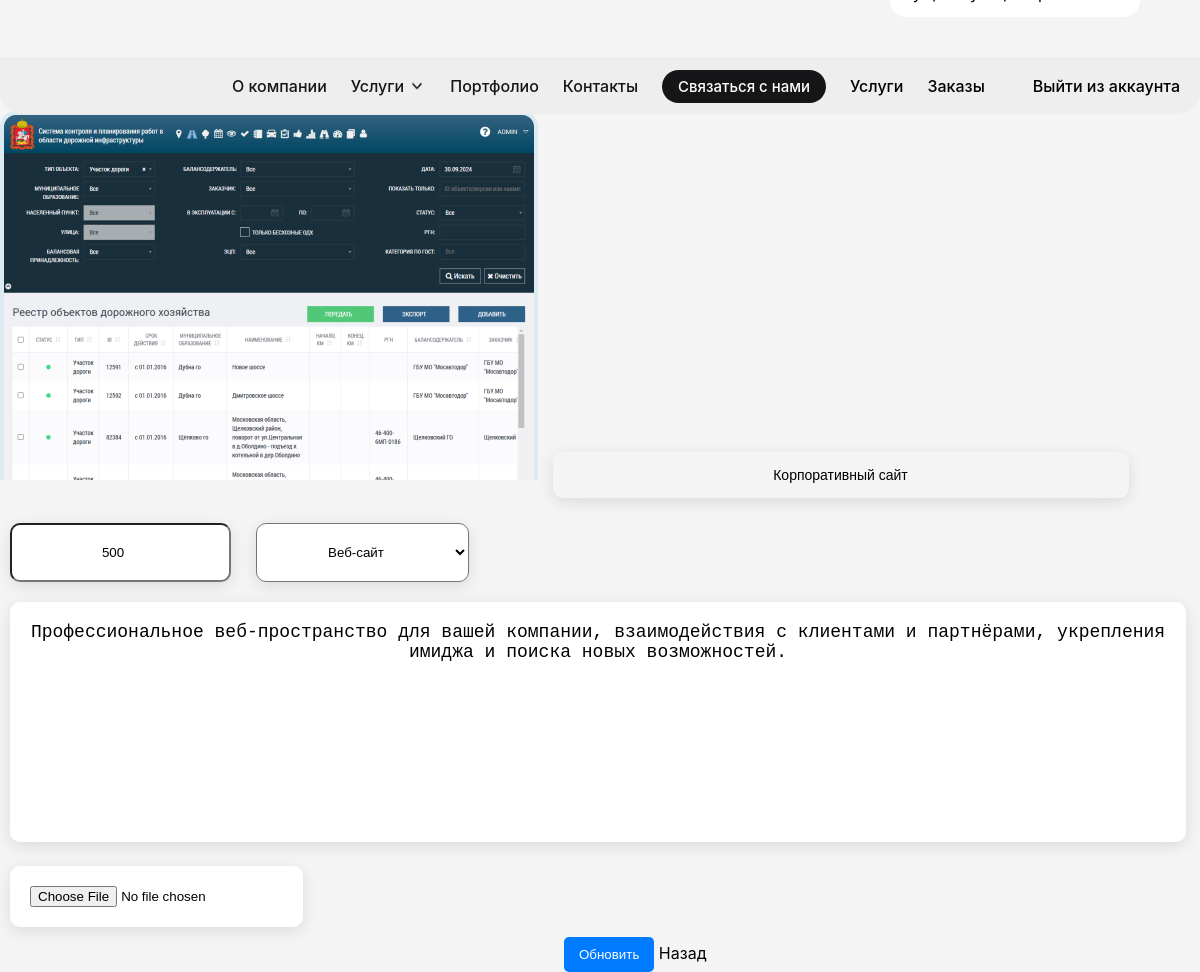
The app's page /admin_update_product.php?update=63 (signed in) with its own data.
### tables this page shows
CREATE TABLE `products` (
  `id` int(100) NOT NULL,
  `name` varchar(100) NOT NULL,
  `category_id` int(100) NOT NULL,
  `details` varchar(500) NOT NULL,
  `price` int(100) NOT NULL,
  `image` varchar(100) NOT NULL
);

CREATE TABLE `categories` (
  `id` int(100) NOT NULL,
  `name` varchar(100) NOT NULL
);

### admin_update_product.php (the view, shortened to what this page needs)
<?php
@include 'config.php';
?>
<!DOCTYPE html>
<html lang="en">
<head>
   <link rel="stylesheet" href="css/style.css">
</head>
<body>
<?php include 'admin_header.php'; ?>
<section class="update-product">
   <h1 class="title">Update Product</h1>
   <?php
      $update_id = $_GET['update'];
      $select_products = $conn->prepare("SELECT * FROM `products` WHERE id = ?");
      $select_products->execute([$update_id]);
      if($select_products->rowCount() > 0){
         while($fetch_products = $select_products->fetch(PDO::FETCH_ASSOC)){
   ?>
   <form action="" method="post" enctype="multipart/form-data">
      <img src="uploaded_img/<?= $fetch_products['image']; ?>" alt="">
      <input type="text" name="name" placeholder="Enter product name" required class="box" value="<?= $fetch_products['name']; ?>">
      <input type="number" name="price" min="0" placeholder="Enter product price" required class="box" value="<?= $fetch_products['price']; ?>">
      <select name="category" class="box" required>
         <?php
         $select_categories = $conn->prepare("SELECT * FROM `categories`");
         $select_categories->execute();
         while($fetch_category = $select_categories->fetch(PDO::FETCH_ASSOC)){
            echo '<option value="'.$fetch_category['id'].'" '.($fetch_category['id'] == $fetch_products['category_id'] ? 'selected' : '').'>'.$fetch_category['name'].'</option>';
         }
         ?>
      </select>
      <textarea name="details" required placeholder="Enter product details" class="box" cols="30" rows="10"><?= $fetch_products['details']; ?></textarea>
      <input type="file" name="image" class="box" accept="image/jpg, image/jpeg, image/png">
      <div class="flex-btn">
         <input type="submit" class="btn" value="Обновить" name="update_product">
         <a href="admin_products.php" class ="option-btn">Назад</a>
      </div>
   </form>
   <?php
         }
      } else {
         echo '<p class="empty">No products found!</p>';
      }
   ?>
</section>
</body>
</html>

### css/style.css (style rules this page uses)
h1, h2, h3, h4, h5, h6 { margin: 0; }
a { text-decoration: none; color: inherit; }
* { box-sizing: border-box; }
html { scroll-padding-top: 100px; scroll-behavior: smooth; overflow-x:hidden; }
body { background-color: #f4f4f4; margin: 0; font-family: "Inter", sans-serif; }
.title { font-size: 44px; font-weight: 700; margin-top: 57px; text-align: center; }
input[type="text"], input[type="email"], input[type="tel"], textarea { width: 48%; padding: 15px; margin-right: 5px; margin-bottom: 15px; border: 0px; border-radius: 10px; background-color: #f4f4f4; font-size: 14px; box-sizing: border-box; }
textarea { width: 98%; resize: none; font-size: 18px; padding-bottom: 72px; }

### admin_update_product.php (style rules this page uses)
.box { background-color: #fff; border-radius: 10px; box-shadow: 0 4px 15px rgba(0, 0, 0, 0.1); padding: 20px; margin: 10px; transition: transform 0.3s; text-align: center; }
.btn { background-color: #007bff; color: #ffffff; border: none; padding: 10px 15px; border-radius: 5px; cursor: pointer; transition: background-color 0.3s; margin-left:47%; }

### records on screen
products: image (picture), name "Корпоративный сайт", price "500", category "Веб-сайт", details "Профессиональное веб-пространство для вашей компании, взаимодействия с клиентами и партнёрами, укрепления имиджа и поиска новых возможностей."
